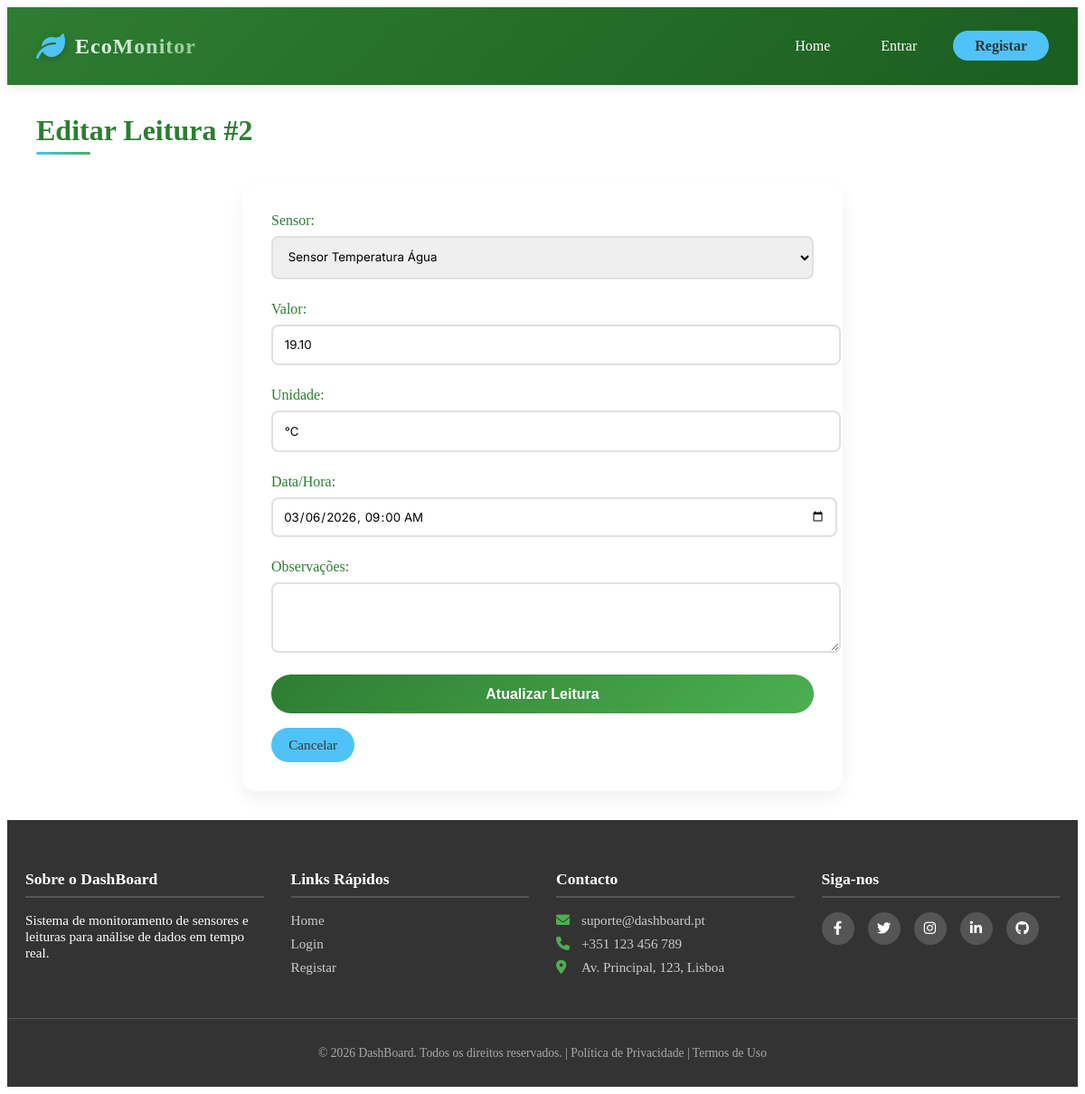
Page /LT/leituras_editar.php?cod_leituras=2 on the committed database.
### tables this page shows
CREATE TABLE IF NOT EXISTS `leituras` (
  `cod_leituras` int NOT NULL AUTO_INCREMENT,
  `cod_sensor` int NOT NULL,
  `valor` decimal(10,2) NOT NULL,
  `unidade` varchar(20) NOT NULL,
  `data_hora` datetime NOT NULL,
  `observacoes` text,
  PRIMARY KEY (`cod_leituras`),
  KEY `cod_sensor` (`cod_sensor`)
);

CREATE TABLE IF NOT EXISTS `sensores` (
  `cod_sensor` int NOT NULL AUTO_INCREMENT,
  `nome` varchar(100) NOT NULL,
  `tipo` varchar(50) NOT NULL,
  `descricao` text,
  `localizacao` varchar(100) DEFAULT NULL,
  `modelo` varchar(50) DEFAULT NULL,
  `fabricante` varchar(50) DEFAULT NULL,
  `data_instalacao` date DEFAULT NULL,
  `ativo` tinyint(1) DEFAULT '1',
  PRIMARY KEY (`cod_sensor`)
);

### LT/leituras_editar.php (the view, shortened to what this page needs)
<?php
include BASE_PATH . 'db.php';
$cod_leituras = (int)$_GET['cod_leituras'];
$stmt = $conn->prepare("SELECT * FROM leituras WHERE cod_leituras = ?");
$stmt->bind_param("i", $cod_leituras);
$stmt->execute();
$result = $stmt->get_result();
$leitura = $result->fetch_assoc();
$sensores = $conn->query("SELECT cod_sensor, nome FROM sensores WHERE ativo = 1 ORDER BY nome");
?>
<!DOCTYPE html>
<html lang="pt">
<head>
    <link rel="stylesheet" href="<?= BASE_URL ?>assets/styles.css">
    <link rel="stylesheet" href="https://cdnjs.cloudflare.com/ajax/libs/font-awesome/6.0.0-beta3/css/all.min.css">
</head>
<body>
    <header>
        <?php include '../struct/header.php'; ?>
    </header>
    <main class="readings-container">
        <h1 class="page-title">Editar Leitura #<?= $leitura['cod_leituras'] ?></h1>
        <div class="form-container">
            <form action="leituras_atualizar.php" method="post">
                <div class="form-group">
                    <label for="cod_sensor">Sensor:</label>
                    <select id="cod_sensor" name="cod_sensor" required>
                        <?php while ($sensor = $sensores->fetch_assoc()): ?>
                            <option value="<?= $sensor['cod_sensor'] ?>"
                                <?= $sensor['cod_sensor'] == $leitura['cod_sensor'] ? 'selected' : '' ?>>
                                <?= htmlspecialchars($sensor['nome']) ?>
                            </option>
                        <?php endwhile; ?>
                    </select>
                </div>
                <div class="form-group">
                    <label for="valor">Valor:</label>
                    <input type="number" step="0.01" id="valor" name="valor"
                           value="<?= htmlspecialchars($leitura['valor']) ?>" required>
                </div>
                <div class="form-group">
                    <label for="unidade">Unidade:</label>
                    <input type="text" id="unidade" name="unidade"
                           value="<?= htmlspecialchars($leitura['unidade']) ?>" required
                           placeholder="ex: °C, %, m">
                </div>
                <div class="form-group">
                    <label for="data_hora">Data/Hora:</label>
                    <input type="datetime-local" id="data_hora" name="data_hora"
                           value="<?= date('Y-m-d\TH:i', strtotime($leitura['data_hora'])) ?>" required>
                </div>
                <div class="form-group">
                    <label for="observacoes">Observações:</label>
                    <textarea id="observacoes" name="observacoes" rows="3"><?= htmlspecialchars($leitura['observacoes']) ?></textarea>
                </div>
                <button type="submit" class="btn-submit">Atualizar Leitura</button>
                <a href="Leituras.php" class="btn btn-water" style="margin-top: 1rem; display: inline-block;">Cancelar</a>
            </form>
        </div>
    </main>
    <footer>
        <?php include '../struct/footer.php'; ?>
    </footer>
</body>
</html>

### assets/styles.css (style rules this page uses)
:root { --primary-green: #2e7d32; --light-green: #4caf50; --accent-green: #81c784; --water-blue: #4fc3f7; --earth-brown: #8d6e63; --white: #ffffff; --off-white: #f5f5f5; --dark-gray: #333333; --light-gray: #e0e0e0; --shadow: 0 2px 10px rgba(0, 0, 0, 0.1); }
.btn { display: inline-flex; align-items: center; gap: 0.5rem; padding: 0.6rem 1.2rem; border-radius: 30px; font-weight: 500; text-decoration: none; transition: all 0.3s ease; border: none; cursor: pointer; font-size: 0.95rem; }
.form-group { display: flex; flex-direction: column; }
.form-group label { font-weight: 500; margin-bottom: 0.5rem; color: var(--primary-green); }
.form-group input, .form-group select, .form-group textarea { padding: 0.8rem; border: 2px solid var(--light-gray); border-radius: 8px; font-family: inherit; transition: border-color 0.3s; }
.readings-container { max-width: 1400px; margin: 2rem auto; padding: 0 2rem; }
.page-title { color: var(--primary-green); font-size: 2rem; margin-bottom: 1.5rem; position: relative; padding-bottom: 0.5rem; }
.page-title::after { content: ''; position: absolute; bottom: 0; left: 0; width: 60px; height: 3px; background: linear-gradient(90deg, var(--water-blue), var(--light-green)); border-radius: 2px; }
.btn { display: inline-block; padding: 0.6rem 1.2rem; border-radius: 25px; text-decoration: none; font-weight: 500; transition: all 0.3s ease; border: none; cursor: pointer; font-size: 0.95rem; }
.btn-water { background-color: var(--water-blue); color: var(--dark-gray); }
.form-container { background: white; border-radius: 16px; box-shadow: 0 8px 20px rgba(0, 0, 0, 0.06); padding: 2rem; max-width: 600px; margin: 2rem auto; }
.form-group { margin-bottom: 1.5rem; }
.form-group label { display: block; margin-bottom: 0.5rem; color: var(--primary-green); font-weight: 500; }
.form-group input, .form-group select, .form-group textarea { width: 100%; padding: 0.8rem; border: 2px solid var(--light-gray); border-radius: 8px; font-family: 'Inter', sans-serif; transition: border-color 0.3s; }
.form-group input[type="datetime-local"] { padding: 0.7rem; }
.btn-submit { background: linear-gradient(135deg, var(--primary-green), var(--light-green)); color: white; border: none; padding: 0.8rem 2rem; border-radius: 25px; font-weight: 600; cursor: pointer; transition: all 0.3s; width: 100%; font-size: 1rem; }

### rows in the picture
leituras: cod_leituras "2", cod_sensor "Sensor Temperatura Água", valor "19.10", unidade "°C", data_hora "03/06/2026 09:00"
